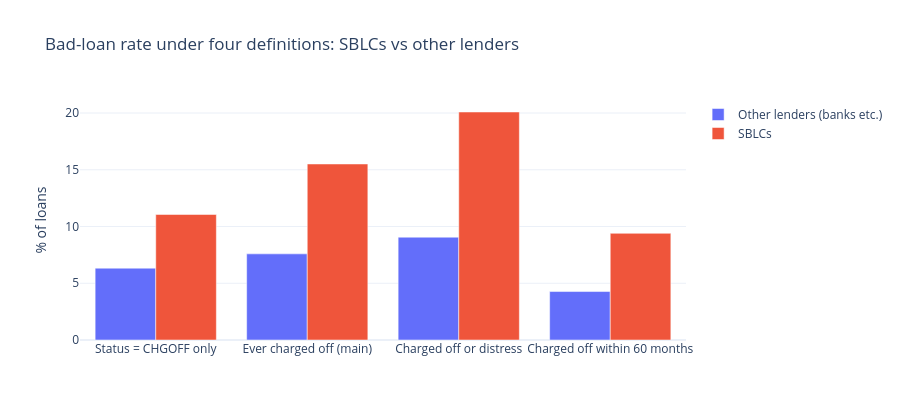

The notebook cell this image was saved under:
### Markdown cell above
### Does the definition change the answer?
If SBLCs look worse than other lenders under **every** definition, the conclusion is robust.

### Code cell
defs = (df.groupby("is_sblc")[["bad_status", "bad", "bad_or_distress", "bad60"]].mean() * 100).round(2)
defs.index = ["Other lenders (banks etc.)", "SBLCs"]
defs.columns = ["Status = CHGOFF only", "Ever charged off (main)", "Charged off or distress", "Charged off within 60 months"]
display(defs)

fig = px.bar(defs.reset_index().melt(id_vars="index"), x="variable", y="value", color="index", barmode="group",
             labels={"value": "% of loans", "variable": "", "index": ""},
             title="Bad-loan rate under four definitions: SBLCs vs other lenders")
fig.update_layout(template="plotly_white", height=420)
fig.show()

### Figure 1 — Plotly figure (JSON) as saved in the notebook; plotly's stock layout.template omitted (floating-point values rounded to 4 significant figures)
{"data": [{"alignmentgroup": "True", "hovertemplate": "=%{x}<br>% of loans=%{y}<extra></extra>", "legendgroup": "Other lenders (banks etc.)", "marker": {"color": "#636efa", "pattern": {"shape": ""}}, "name": "Other lenders (banks etc.)", "offsetgroup": "Other lenders (banks etc.)", "orientation": "v", "showlegend": true, "textposition": "auto", "type": "bar", "x": ["Status = CHGOFF only", "Ever charged off (main)", "Charged off or distress", "Charged off within 60 months"], "xaxis": "x", "y": [6.33, 7.59, 9.06, 4.27], "yaxis": "y"}, {"alignmentgroup": "True", "hovertemplate": "=%{x}<br>% of loans=%{y}<extra></extra>", "legendgroup": "SBLCs", "marker": {"color": "#EF553B", "pattern": {"shape": ""}}, "name": "SBLCs", "offsetgroup": "SBLCs", "orientation": "v", "showlegend": true, "textposition": "auto", "type": "bar", "x": ["Status = CHGOFF only", "Ever charged off (main)", "Charged off or distress", "Charged off within 60 months"], "xaxis": "x", "y": [11.06, 15.51, 20.09, 9.4], "yaxis": "y"}], "layout": {"barmode": "group", "height": 420, "legend": {"title": {"text": ""}, "tracegroupgap": 0}, "title": {"text": "Bad-loan rate under four definitions: SBLCs vs other lenders"}, "xaxis": {"anchor": "y", "domain": [0, 1], "title": {"text": ""}}, "yaxis": {"anchor": "x", "domain": [0, 1], "title": {"text": "% of loans"}}}}
